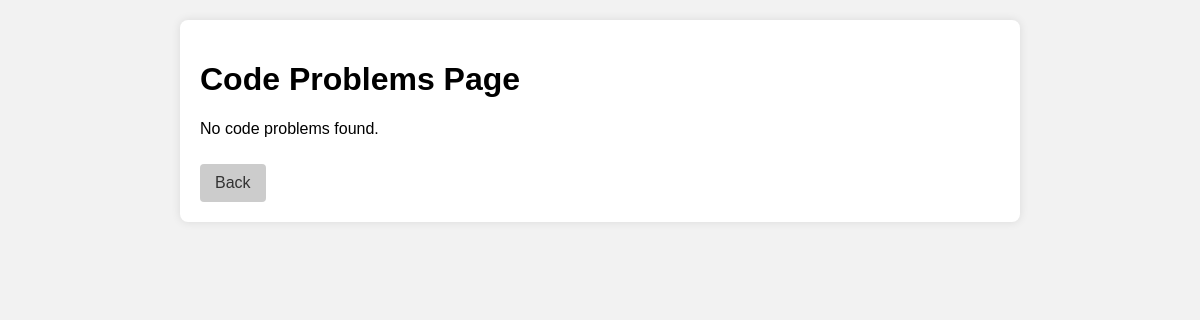
The page /codepage/ on the database as committed earlier.
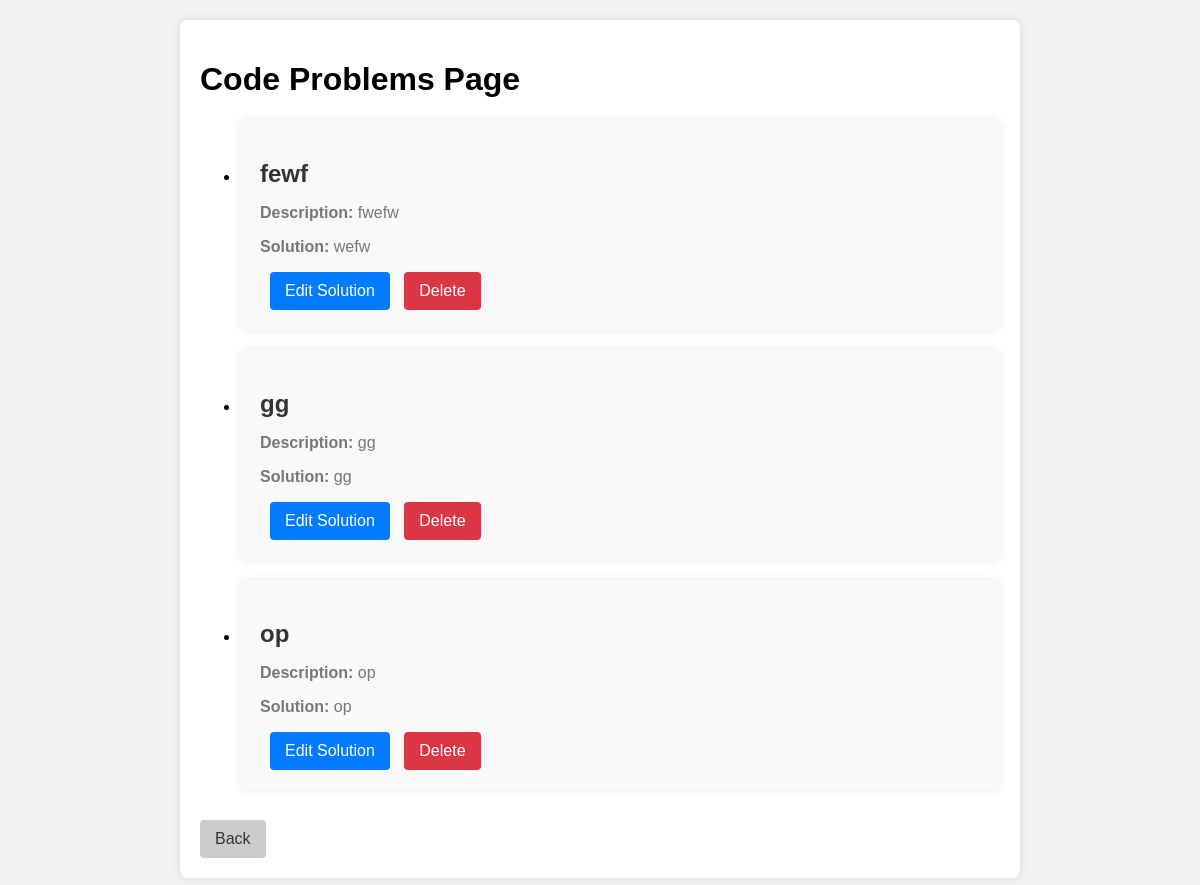
The same page on the database as committed later.
### CBapp/models.py (models this page shows, shortened)
class CodeProblem(models.Model):
    problem = models.CharField(max_length=100)
    description = models.CharField(max_length=100, default="")
    solution = models.CharField(max_length=1000, default="")
    status = models.CharField(max_length=20, default="not accepted")
    language = models.CharField(max_length=50)

### CBapp/views.py (the view)
# urls.py: path('codepage/', views.codepage, name='codepage'),
def codepage(request):
    code_problems = CodeProblem.objects.all()
    return render(request, 'developer/codepage.html', {'code_problems': code_problems})

### templates/developer/codepage.html (shortened to what this page needs)
<!DOCTYPE html>
<html lang="en">
<head>
</head>
<body>
    <div class="container">
        <h1>Code Problems Page</h1>
        {% if code_problems %}
            <ul>
                {% for problem in code_problems %}
                    <li class="code-problem">
                        <h2>{{ problem.problem }}</h2>
                        <p><strong>Description:</strong> {{ problem.description }}</p>
                        <p><strong>Solution:</strong> {{ problem.solution }}</p>
                        <button onclick="editSolution('{{ problem.id }}')" class="edit-button">Edit Solution</button>
                        <button onclick="deleteProblem('{{ problem.id }}')" class="delete-button">Delete</button>
                    </li>
                {% endfor %}
            </ul>
        {% else %}
            <p>No code problems found.</p>
        {% endif %}
        <button onclick="location.href='/'" class="back-button">Back</button>
    </div>
</body>
</html>

### templates/developer/codepage.html (style rules this page uses)
body { font-family: Arial, sans-serif; background-color: #f2f2f2; margin: 0; padding: 20px; }
.container { max-width: 800px; margin: auto; background-color: #fff; padding: 20px; border-radius: 8px; box-shadow: 0 0 10px rgba(0,0,0,0.1); }
.code-problem { margin-bottom: 20px; padding: 20px; background-color: #f9f9f9; border-radius: 8px; box-shadow: 0 0 8px rgba(0,0,0,0.1); }
.code-problem h2 { color: #333; margin-bottom: 10px; }
.code-problem p { color: #777; }
.back-button { background-color: #ccc; color: #333; padding: 10px 15px; border: none; border-radius: 4px; cursor: pointer; font-size: 16px; text-decoration: none; display: inline-block; margin-top: 10px; }
.edit-button { background-color: #007bff; color: #fff; padding: 10px 15px; border: none; border-radius: 4px; cursor: pointer; font-size: 16px; text-decoration: none; display: inline-block; margin-left: 10px; }
.delete-button { background-color: #dc3545; color: #fff; padding: 10px 15px; border: none; border-radius: 4px; cursor: pointer; font-size: 16px; text-decoration: none; display: inline-block; margin-left: 10px; }

Rows that differ between the two databases and show on the page:
added CodeProblem: problem "fewf", description "fwefw", solution "wefw"
added CodeProblem: problem "gg", description "gg", solution "gg"
added CodeProblem: problem "op", description "op", solution "op"
Other text that changed with them:
text no longer shown: "No code problems found."
